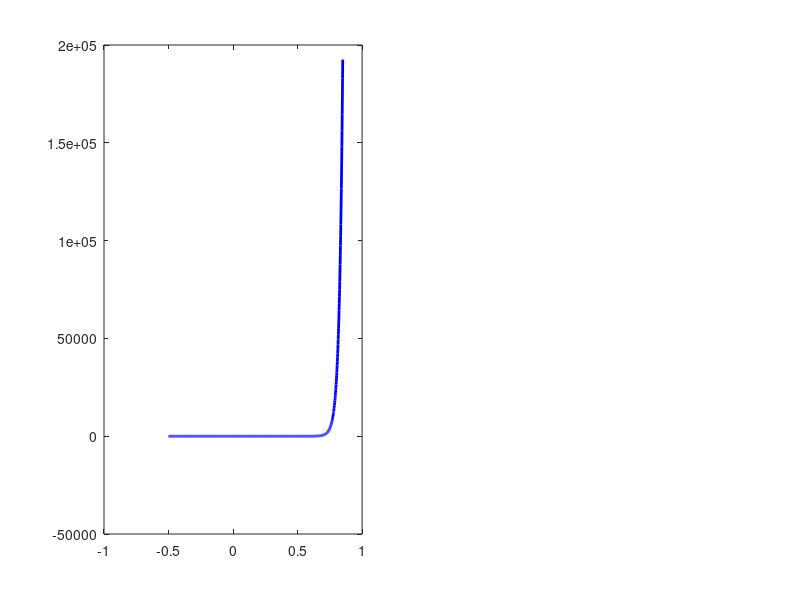

This chart was generated by the following MATLAB code: (Note: this script raises an error after producing the figure.)
%% Diode I-V Characteristic — Shockley Equation
% ================================================
% Parameters (modify these freely)
Is  = 1e-12;   % Reverse saturation current (A)
n   = 1.0;     % Ideality factor (1=ideal, ~2=real silicon)
T   = 300;     % Temperature in Kelvin (room temp = 300 K)

% Physical constants
k  = 1.38e-23; % Boltzmann constant (J/K)
q  = 1.602e-19;% Electron charge (C)
VT = k * T / q;% Thermal voltage (~0.02585 V at 300K)

fprintf('Thermal voltage VT = %.4f V\n', VT);

%% Voltage sweep
V_fwd = linspace(-0.5, 0.85, 1000); % forward + small reverse

%% Shockley equation
I = Is * (exp(V_fwd ./ (n * VT)) - 1);

%% Threshold voltage estimate (I = 1 mA crossover)
V_th = n * VT * log(1e-3 / Is + 1);
fprintf('Threshold voltage V_th ≈ %.3f V\n', V_th);

%% --- PLOT 1: Linear scale ---
figure('Name', 'Diode I-V Characteristic', 'NumberTitle', 'off');

subplot(1, 2, 1);
plot(V_fwd, I * 1000, 'b-', 'LineWidth', 2);
hold on;
xline(V_th, '--', 'Color', [0.9 0.6 0.1], 'LineWidth', 1.2, ...
    'Label', sprintf('V_{th} = %.2f V', V_th), ...
    'LabelHorizontalAlignment', 'left');
yline(0, 'k-', 'LineWidth', 0.5);
xline(0, 'k-', 'LineWidth', 0.5);
hold off;

xlabel('Voltage V (V)');
ylabel('Current I (mA)');
title('I-V Curve — Linear Scale');
xlim([-0.5 0.85]);
ylim([-0.5 max(I)*1000*1.1]);
grid on;
legend(sprintf('n=%.1f, I_s=%.0e A', n, Is), 'Location', 'northwest');

%% --- PLOT 2: Log scale (reveals I_s clearly) ---
subplot(1, 2, 2);
semilogy(V_fwd(I > 0), I(I > 0) * 1000, 'b-', 'LineWidth', 2);
hold on;
xline(V_th, '--', 'Color', [0.9 0.6 0.1], 'LineWidth', 1.2, ...
    'Label', sprintf('V_{th} = %.2f V', V_th), ...
    'LabelHorizontalAlignment', 'left');
hold off;

xlabel('Voltage V (V)');
ylabel('Current I (mA) — log scale');
title('I-V Curve — Log Scale');
xlim([0 0.85]);
grid on;

sgtitle(sprintf('Shockley Diode: I_s = %.0e A,  n = %.1f,  T = %d K', Is, n, T));
